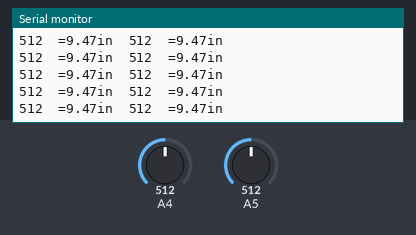
The sketch below on a simulated Arduino Uno, built with avr-gcc and run on an emulated ATmega328P. Parts: the last lines printed to the serial monitor. The test bench sets the inputs (shaded band); at power-on: A4 = 512, A5 = 512.

Above: at 1.2 s.
1.3 s: A4 set to 716
At 2.38 s:
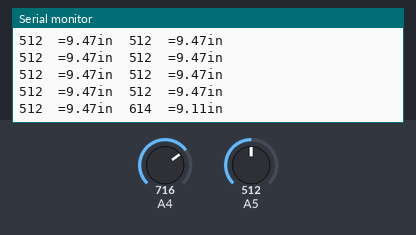
2.8 s: A5 set to 716
At 2.98 s:
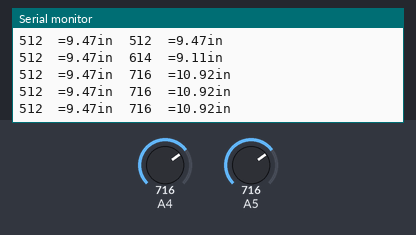
4.3 s: A4 set to 900
At 4.4 s:
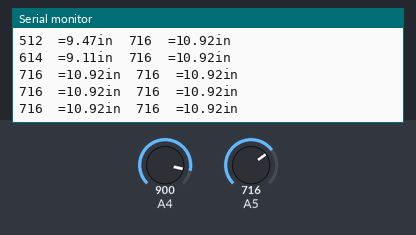
5.8 s: A5 set to 900
At 5.81 s:
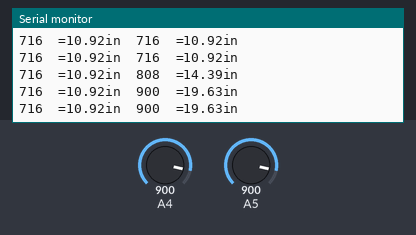
Timing chart, 0 to 8.3 s (numbered marks = the images above; inputs shaded):
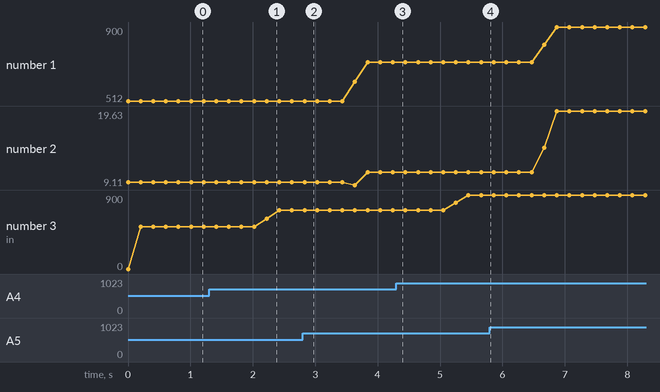

Measured:
- after the input at 1.3 s, the serial monitor: prints a new line after 0.92 s (image 1)
- plotted number 3: 512 → 716 after the input at 1.3 s, 716 → 900 after the input at 4.3 s

The sketch:

irtester.ino
```cpp
#include <RunningMedian.h>

RunningMedian rightmed;
RunningMedian leftmed;

void setup() {
    Serial.begin(115200);
}

void loop() {
    rightmed.add(analogRead(A5));
    analogRead(A4);
    int rightval = rightmed.getMedian();
    Serial.print(rightval);
    Serial.print("\t=");
    Serial.print(43.89432 - 0.12038 * rightval + 0.0001038 * rightval * rightval);
    Serial.print("in\t");
    int leftval = leftmed.getMedian();
    Serial.print(leftval);
    Serial.print("\t=");
    Serial.print(43.89432 - 0.12038 * leftval + 0.0001038 * leftval * leftval);
    Serial.print("in\t");
    Serial.println();
    delay(100);
    leftmed.add(analogRead(A4));
    analogRead(A4);
    delay(100);
}
```
